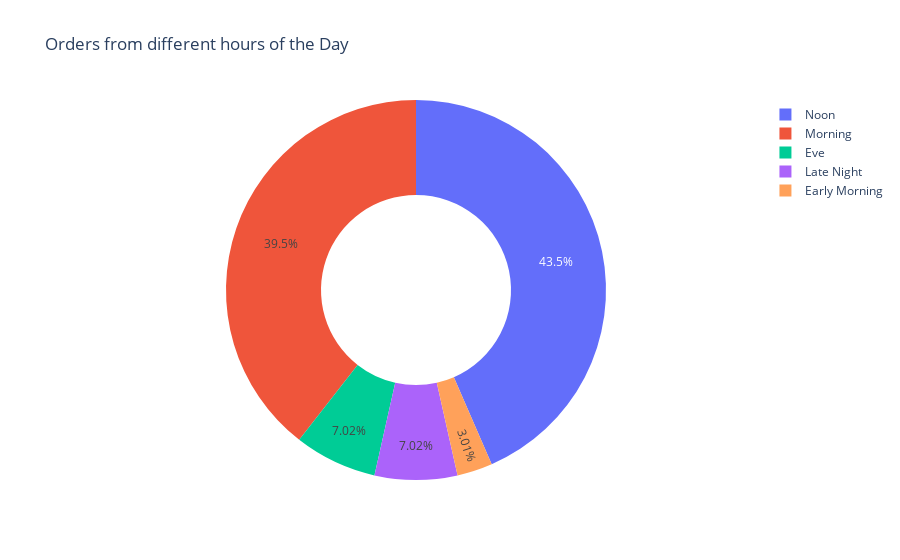

This figure's notebook cell:
### Code cell
noon = hour_day["Noon"]#Get the number of orders at noon
morning = hour_day["Morning"]#Get the number of orders during the morning
Eve = hour_day["Eve"]#Get the number of orders during the evening
late_night = hour_day["Late Night"]#Get the number of orders during the late night
early_morning = hour_day["Early Morning"]#Get the number of orders during the early morning

labels = hour_day.index
values = [noon,morning,Eve,late_night,early_morning]#The different hours of the day

fig = px.pie(values=values, names=labels, 
             title='Orders from different hours of the Day', hole=0.5)#Create the pie chart figure
fig.show() #Show figure

### Figure 1 — Plotly figure (JSON) as saved in the notebook; plotly's stock layout.template omitted (floating-point values rounded to 4 significant figures)
{"data": [{"domain": {"x": [0, 1], "y": [0, 1]}, "hole": 0.5, "hovertemplate": "label=%{label}<br>value=%{value}<extra></extra>", "labels": ["Noon", "Morning", "Eve", "Late Night", "Early Morning"], "legendgroup": "", "name": "", "showlegend": true, "type": "pie", "values": [130, 118, 21, 21, 9]}], "layout": {"legend": {"tracegroupgap": 0}, "title": {"text": "Orders from different hours of the Day"}}}
